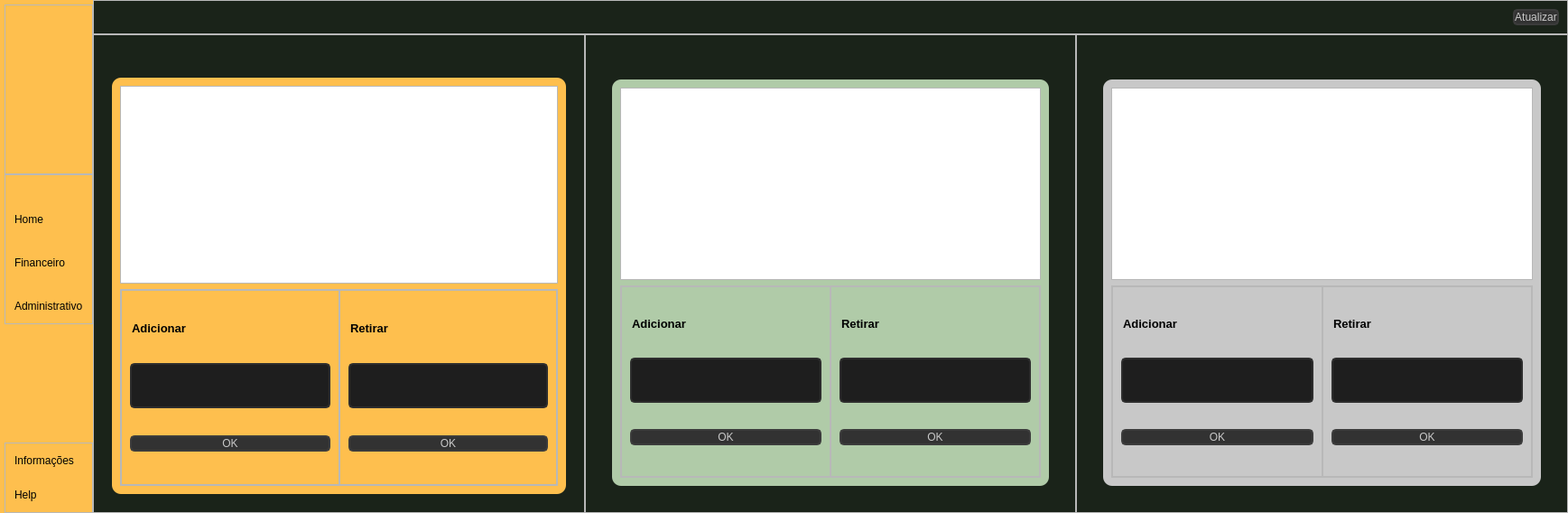
<?xml version="1.0" encoding="UTF-8"?>
<ui version="4.0">
 <class>Mensalidades</class>
 <widget class="QDialog" name="Mensalidades">
  <property name="geometry">
   <rect>
    <x>0</x>
    <y>0</y>
    <width>1737</width>
    <height>568</height>
   </rect>
  </property>
  <property name="windowTitle">
   <string>Dialog</string>
  </property>
  <layout class="QGridLayout" name="gridLayout">
   <property name="leftMargin">
    <number>0</number>
   </property>
   <property name="topMargin">
    <number>0</number>
   </property>
   <property name="rightMargin">
    <number>0</number>
   </property>
   <property name="bottomMargin">
    <number>0</number>
   </property>
   <property name="spacing">
    <number>0</number>
   </property>
   <item row="0" column="0">
    <widget class="QWidget" name="widget" native="true">
     <property name="sizePolicy">
      <sizepolicy hsizetype="Expanding" vsizetype="Expanding">
       <horstretch>0</horstretch>
       <verstretch>0</verstretch>
      </sizepolicy>
     </property>
     <property name="styleSheet">
      <string notr="true"/>
     </property>
     <layout class="QHBoxLayout" name="horizontalLayout">
      <property name="spacing">
       <number>0</number>
      </property>
      <property name="leftMargin">
       <number>0</number>
      </property>
      <property name="topMargin">
       <number>0</number>
      </property>
      <property name="rightMargin">
       <number>0</number>
      </property>
      <property name="bottomMargin">
       <number>0</number>
      </property>
      <item alignment="Qt::AlignLeft">
       <widget class="QWidget" name="leftMenu" native="true">
        <property name="styleSheet">
         <string notr="true">#leftMenu
{
	
	background-color: rgb(254, 191, 78);
}</string>
        </property>
        <layout class="QVBoxLayout" name="verticalLayout_2">
         <property name="spacing">
          <number>0</number>
         </property>
         <property name="leftMargin">
          <number>5</number>
         </property>
         <property name="topMargin">
          <number>0</number>
         </property>
         <property name="rightMargin">
          <number>0</number>
         </property>
         <property name="bottomMargin">
          <number>0</number>
         </property>
         <item alignment="Qt::AlignLeft">
          <widget class="QWidget" name="leftMenuSub" native="true">
           <layout class="QVBoxLayout" name="verticalLayout_3">
            <property name="spacing">
             <number>0</number>
            </property>
            <property name="leftMargin">
             <number>0</number>
            </property>
            <property name="topMargin">
             <number>5</number>
            </property>
            <property name="rightMargin">
             <number>0</number>
            </property>
            <property name="bottomMargin">
             <number>0</number>
            </property>
            <item>
             <widget class="QFrame" name="frame">
              <property name="frameShape">
               <enum>QFrame::StyledPanel</enum>
              </property>
              <property name="frameShadow">
               <enum>QFrame::Raised</enum>
              </property>
              <layout class="QHBoxLayout" name="horizontalLayout_2">
               <property name="spacing">
                <number>0</number>
               </property>
               <property name="leftMargin">
                <number>0</number>
               </property>
               <property name="topMargin">
                <number>0</number>
               </property>
               <property name="rightMargin">
                <number>0</number>
               </property>
               <property name="bottomMargin">
                <number>0</number>
               </property>
               <item alignment="Qt::AlignLeft">
                <widget class="QLabel" name="logo">
                 <property name="maximumSize">
                  <size>
                   <width>166</width>
                   <height>56</height>
                  </size>
                 </property>
                 <property name="styleSheet">
                  <string notr="true">#logo
{
	backgroud-repeat: no-repeat;
backgroud-position: center;
}</string>
                 </property>
                 <property name="text">
                  <string/>
                 </property>
                 <property name="pixmap">
                  <pixmap>../imgplural/nova.png</pixmap>
                 </property>
                 <property name="scaledContents">
                  <bool>true</bool>
                 </property>
                </widget>
               </item>
              </layout>
             </widget>
            </item>
            <item alignment="Qt::AlignTop">
             <widget class="QFrame" name="frame_2">
              <property name="sizePolicy">
               <sizepolicy hsizetype="Preferred" vsizetype="Preferred">
                <horstretch>0</horstretch>
                <verstretch>0</verstretch>
               </sizepolicy>
              </property>
              <property name="frameShape">
               <enum>QFrame::StyledPanel</enum>
              </property>
              <property name="frameShadow">
               <enum>QFrame::Raised</enum>
              </property>
              <layout class="QVBoxLayout" name="verticalLayout_4">
               <property name="spacing">
                <number>0</number>
               </property>
               <property name="leftMargin">
                <number>0</number>
               </property>
               <property name="topMargin">
                <number>10</number>
               </property>
               <property name="rightMargin">
                <number>0</number>
               </property>
               <property name="bottomMargin">
                <number>10</number>
               </property>
               <item>
                <widget class="QPushButton" name="homeButton">
                 <property name="toolTip">
                  <string>Home</string>
                 </property>
                 <property name="styleSheet">
                  <string notr="true">#homeButton
{
	border: none;
	backgroud-color: transparent;
	backgroud: none;
	padding: 2px 10px;
	margin: 0;
	text-align: left;
	margin-top: 30px
}</string>
                 </property>
                 <property name="text">
                  <string>Home</string>
                 </property>
                 <property name="icon">
                  <iconset>
                   <normaloff>../imgplural/feather/home.svg</normaloff>../imgplural/feather/home.svg</iconset>
                 </property>
                 <property name="iconSize">
                  <size>
                   <width>24</width>
                   <height>24</height>
                  </size>
                 </property>
                </widget>
               </item>
               <item>
                <widget class="QPushButton" name="finButton">
                 <property name="toolTip">
                  <string>Financeiro</string>
                 </property>
                 <property name="styleSheet">
                  <string notr="true">#finButton
{
	border: none;
	backgroud-color: transparent;
	backgroud: none;
	padding: 2px 10px;
	margin: 0;
	text-align: left;
	margin-top: 30px
}</string>
                 </property>
                 <property name="text">
                  <string>Financeiro</string>
                 </property>
                 <property name="icon">
                  <iconset>
                   <normaloff>../imgplural/feather/dollar-sign.svg</normaloff>../imgplural/feather/dollar-sign.svg</iconset>
                 </property>
                 <property name="iconSize">
                  <size>
                   <width>24</width>
                   <height>24</height>
                  </size>
                 </property>
                </widget>
               </item>
               <item>
                <widget class="QPushButton" name="admButton">
                 <property name="toolTip">
                  <string>Administrativo</string>
                 </property>
                 <property name="styleSheet">
                  <string notr="true">#admButton
{
	border: none;
	backgroud-color: transparent;
	backgroud: none;
	margin: 0;
	text-align: left;
	padding: 2px 10px;
	margin-top: 30px
}</string>
                 </property>
                 <property name="text">
                  <string>Administrativo</string>
                 </property>
                 <property name="icon">
                  <iconset>
                   <normaloff>../imgplural/feather/archive.svg</normaloff>../imgplural/feather/archive.svg</iconset>
                 </property>
                 <property name="iconSize">
                  <size>
                   <width>24</width>
                   <height>24</height>
                  </size>
                 </property>
                </widget>
               </item>
              </layout>
             </widget>
            </item>
            <item alignment="Qt::AlignBottom">
             <widget class="QFrame" name="frame_3">
              <property name="frameShape">
               <enum>QFrame::StyledPanel</enum>
              </property>
              <property name="frameShadow">
               <enum>QFrame::Raised</enum>
              </property>
              <layout class="QVBoxLayout" name="verticalLayout_5">
               <property name="spacing">
                <number>0</number>
               </property>
               <property name="leftMargin">
                <number>0</number>
               </property>
               <property name="topMargin">
                <number>10</number>
               </property>
               <property name="rightMargin">
                <number>0</number>
               </property>
               <property name="bottomMargin">
                <number>10</number>
               </property>
               <item>
                <widget class="QPushButton" name="infoButton">
                 <property name="toolTip">
                  <string>Help</string>
                 </property>
                 <property name="styleSheet">
                  <string notr="true">#infoButton
{
	border: none;
	backgroud-color: transparent;
	backgroud: none;
	padding: 2px 10px;
	margin: 0;
	text-align: left;
}</string>
                 </property>
                 <property name="text">
                  <string>Informações</string>
                 </property>
                 <property name="icon">
                  <iconset>
                   <normaloff>../imgplural/feather/info.svg</normaloff>../imgplural/feather/info.svg</iconset>
                 </property>
                 <property name="iconSize">
                  <size>
                   <width>24</width>
                   <height>24</height>
                  </size>
                 </property>
                </widget>
               </item>
               <item>
                <widget class="QPushButton" name="helpButton">
                 <property name="toolTip">
                  <string>Help</string>
                 </property>
                 <property name="styleSheet">
                  <string notr="true">#helpButton
{
	border: none;
	backgroud-color: transparent;
	backgroud: none;
	padding: 2px 10px;
	margin: 0;
	text-align: left;
	margin-top: 20px
}</string>
                 </property>
                 <property name="text">
                  <string>Help</string>
                 </property>
                 <property name="icon">
                  <iconset>
                   <normaloff>../imgplural/feather/help-circle.svg</normaloff>../imgplural/feather/help-circle.svg</iconset>
                 </property>
                 <property name="iconSize">
                  <size>
                   <width>24</width>
                   <height>24</height>
                  </size>
                 </property>
                </widget>
               </item>
              </layout>
             </widget>
            </item>
           </layout>
          </widget>
         </item>
        </layout>
       </widget>
      </item>
      <item>
       <widget class="QWidget" name="rightMenu" native="true">
        <property name="sizePolicy">
         <sizepolicy hsizetype="Expanding" vsizetype="Preferred">
          <horstretch>0</horstretch>
          <verstretch>0</verstretch>
         </sizepolicy>
        </property>
        <property name="maximumSize">
         <size>
          <width>16777215</width>
          <height>16777215</height>
         </size>
        </property>
        <property name="styleSheet">
         <string notr="true">#rightMenu
{
	
	background-color: rgb(26, 35, 25);
}</string>
        </property>
        <layout class="QVBoxLayout" name="verticalLayout_11">
         <property name="spacing">
          <number>0</number>
         </property>
         <property name="leftMargin">
          <number>0</number>
         </property>
         <property name="topMargin">
          <number>0</number>
         </property>
         <property name="rightMargin">
          <number>0</number>
         </property>
         <property name="bottomMargin">
          <number>0</number>
         </property>
         <item>
          <widget class="QFrame" name="frame_6">
           <property name="frameShape">
            <enum>QFrame::StyledPanel</enum>
           </property>
           <property name="frameShadow">
            <enum>QFrame::Raised</enum>
           </property>
           <layout class="QVBoxLayout" name="verticalLayout_12">
            <item alignment="Qt::AlignRight">
             <widget class="QPushButton" name="pushButton">
              <property name="styleSheet">
               <string notr="true">#pushButton
{
	background-color: rgb(50, 50, 50);
	border: 2px solid rgb(60, 60, 60);
	border-radius: 5px;
	
	color: rgb(200, 200, 200);
}

#pushButton:hover
{
	background-color: rgb(60, 60, 60);
	border: 2px solid rgb(70, 70, 70);
}

#pushButton:pressed
{
	background-color: rgb(200, 200, 200);

	
	color: rgb(35, 35, 35);
}</string>
              </property>
              <property name="text">
               <string>Atualizar</string>
              </property>
              <property name="icon">
               <iconset>
                <normaloff>../imgplural/iconWhite/refresh-ccw.svg</normaloff>../imgplural/iconWhite/refresh-ccw.svg</iconset>
              </property>
              <property name="iconSize">
               <size>
                <width>40</width>
                <height>40</height>
               </size>
              </property>
             </widget>
            </item>
           </layout>
          </widget>
         </item>
         <item>
          <widget class="QWidget" name="widget_2" native="true">
           <property name="sizePolicy">
            <sizepolicy hsizetype="Preferred" vsizetype="Expanding">
             <horstretch>0</horstretch>
             <verstretch>0</verstretch>
            </sizepolicy>
           </property>
           <layout class="QHBoxLayout" name="horizontalLayout_4">
            <property name="spacing">
             <number>0</number>
            </property>
            <property name="leftMargin">
             <number>0</number>
            </property>
            <property name="topMargin">
             <number>0</number>
            </property>
            <property name="rightMargin">
             <number>0</number>
            </property>
            <property name="bottomMargin">
             <number>0</number>
            </property>
            <item>
             <widget class="QFrame" name="frame_7">
              <property name="frameShape">
               <enum>QFrame::StyledPanel</enum>
              </property>
              <property name="frameShadow">
               <enum>QFrame::Raised</enum>
              </property>
              <layout class="QVBoxLayout" name="verticalLayout">
               <property name="spacing">
                <number>0</number>
               </property>
               <property name="leftMargin">
                <number>0</number>
               </property>
               <property name="topMargin">
                <number>0</number>
               </property>
               <property name="rightMargin">
                <number>0</number>
               </property>
               <property name="bottomMargin">
                <number>0</number>
               </property>
               <item>
                <widget class="QPushButton" name="extensivoBtn">
                 <property name="styleSheet">
                  <string notr="true">#extensivoBtn
{
	border: none;
	backgroud-color: transparent;
	backgroud: none;
	margin: 0;
	margin-bottom: 13px;

}

#extensivoBtn:hover
{
	
	background-color: rgba(200, 200, 200, 200);
	
}</string>
                 </property>
                 <property name="text">
                  <string/>
                 </property>
                 <property name="icon">
                  <iconset>
                   <normaloff>../imgplural/LOGO_extensivo_2022-amarelo.png</normaloff>../imgplural/LOGO_extensivo_2022-amarelo.png</iconset>
                 </property>
                 <property name="iconSize">
                  <size>
                   <width>520</width>
                   <height>75</height>
                  </size>
                 </property>
                </widget>
               </item>
               <item>
                <widget class="QFrame" name="frame_4">
                 <property name="styleSheet">
                  <string notr="true">#frame_4
{
	background-color: rgb(254, 191, 78);
	border-radius: 10px;
	margin-top: 20px;
	margin-left: 20px;
	margin-bottom: 20px;
	margin-right: 20px;
}</string>
                 </property>
                 <property name="frameShape">
                  <enum>QFrame::StyledPanel</enum>
                 </property>
                 <property name="frameShadow">
                  <enum>QFrame::Raised</enum>
                 </property>
                 <layout class="QVBoxLayout" name="verticalLayout_7">
                  <item>
                   <widget class="QTableWidget" name="tw_extensivo">
                    <property name="sizePolicy">
                     <sizepolicy hsizetype="Preferred" vsizetype="Preferred">
                      <horstretch>0</horstretch>
                      <verstretch>0</verstretch>
                     </sizepolicy>
                    </property>
                    <property name="minimumSize">
                     <size>
                      <width>0</width>
                      <height>0</height>
                     </size>
                    </property>
                    <property name="styleSheet">
                     <string notr="true"/>
                    </property>
                   </widget>
                  </item>
                  <item>
                   <widget class="QFrame" name="frame_9">
                    <property name="frameShape">
                     <enum>QFrame::StyledPanel</enum>
                    </property>
                    <property name="frameShadow">
                     <enum>QFrame::Raised</enum>
                    </property>
                    <layout class="QHBoxLayout" name="horizontalLayout_6">
                     <property name="spacing">
                      <number>0</number>
                     </property>
                     <property name="leftMargin">
                      <number>0</number>
                     </property>
                     <property name="topMargin">
                      <number>0</number>
                     </property>
                     <property name="rightMargin">
                      <number>0</number>
                     </property>
                     <property name="bottomMargin">
                      <number>0</number>
                     </property>
                     <item>
                      <widget class="QFrame" name="frame_16">
                       <property name="frameShape">
                        <enum>QFrame::StyledPanel</enum>
                       </property>
                       <property name="frameShadow">
                        <enum>QFrame::Raised</enum>
                       </property>
                       <layout class="QVBoxLayout" name="verticalLayout_19">
                        <item>
                         <widget class="QLineEdit" name="lineEdit">
                          <property name="sizePolicy">
                           <sizepolicy hsizetype="Preferred" vsizetype="Fixed">
                            <horstretch>0</horstretch>
                            <verstretch>0</verstretch>
                           </sizepolicy>
                          </property>
                          <property name="font">
                           <font>
                            <pointsize>10</pointsize>
                            <bold>true</bold>
                           </font>
                          </property>
                          <property name="styleSheet">
                           <string notr="true">#lineEdit
{
	border: none;
	background-color: rgb(254, 191, 78);
	backgroud: none;
	margin: 0;
	text-align: center;
	color: gb(0, 0, 0)
}</string>
                          </property>
                          <property name="text">
                           <string>Adicionar</string>
                          </property>
                         </widget>
                        </item>
                        <item>
                         <widget class="QLineEdit" name="lineEditExtAdd">
                          <property name="styleSheet">
                           <string notr="true">#lineEditExtAdd
{
	border: 2px solid rgb(45, 45, 45);
	border-radius: 5px;
	padding: 15px;
	background-color: rgb(30, 30, 30);
	
	color: rgb(100, 100, 100);
}

#lineEditExtAdd:focus
{
	
	color: rgb(200, 200, 200);
}
</string>
                          </property>
                          <property name="text">
                           <string/>
                          </property>
                         </widget>
                        </item>
                        <item>
                         <widget class="QPushButton" name="pushButtonExtAdd">
                          <property name="sizePolicy">
                           <sizepolicy hsizetype="Minimum" vsizetype="Fixed">
                            <horstretch>0</horstretch>
                            <verstretch>0</verstretch>
                           </sizepolicy>
                          </property>
                          <property name="styleSheet">
                           <string notr="true">#pushButtonExtAdd
{
	background-color: rgb(50, 50, 50);
	border: 2px solid rgb(60, 60, 60);
	border-radius: 5px;
	
	color: rgb(200, 200, 200);
}

#pushButtonExtAdd:hover
{
	background-color: rgb(60, 60, 60);
	border: 2px solid rgb(70, 70, 70);
}
#pushButtonExtAdd:pressed
{
	background-color: rgb(200, 200, 200);

	
	color: rgb(35, 35, 35);
}</string>
                          </property>
                          <property name="text">
                           <string>OK</string>
                          </property>
                         </widget>
                        </item>
                       </layout>
                      </widget>
                     </item>
                     <item>
                      <widget class="QFrame" name="frame_14">
                       <property name="frameShape">
                        <enum>QFrame::StyledPanel</enum>
                       </property>
                       <property name="frameShadow">
                        <enum>QFrame::Raised</enum>
                       </property>
                       <layout class="QVBoxLayout" name="verticalLayout_17">
                        <item>
                         <widget class="QLineEdit" name="lineEdit_2">
                          <property name="font">
                           <font>
                            <pointsize>10</pointsize>
                            <bold>true</bold>
                           </font>
                          </property>
                          <property name="styleSheet">
                           <string notr="true">#lineEdit_2
{
	border: none;
	background-color: rgb(254, 191, 78);
	backgroud: none;
	margin: 0;
	text-align: center;
	color: gb(0, 0, 0)
}</string>
                          </property>
                          <property name="text">
                           <string>Retirar</string>
                          </property>
                         </widget>
                        </item>
                        <item>
                         <widget class="QLineEdit" name="lineEdit_11">
                          <property name="styleSheet">
                           <string notr="true">#lineEdit_11
{
	border: 2px solid rgb(45, 45, 45);
	border-radius: 5px;
	padding: 15px;
	background-color: rgb(30, 30, 30);
	
	color: rgb(100, 100, 100);
}

#lineEdit_11:focus
{
	
	color: rgb(200, 200, 200);
}
</string>
                          </property>
                         </widget>
                        </item>
                        <item>
                         <widget class="QPushButton" name="pushButton_2">
                          <property name="styleSheet">
                           <string notr="true">#pushButton_2
{
	background-color: rgb(50, 50, 50);
	border: 2px solid rgb(60, 60, 60);
	border-radius: 5px;
	
	color: rgb(200, 200, 200);
}

#pushButton_2:hover
{
	background-color: rgb(60, 60, 60);
	border: 2px solid rgb(70, 70, 70);
}
#pushButton_2:pressed
{
	background-color: rgb(200, 200, 200);

	
	color: rgb(35, 35, 35);
}</string>
                          </property>
                          <property name="text">
                           <string>OK</string>
                          </property>
                         </widget>
                        </item>
                       </layout>
                      </widget>
                     </item>
                    </layout>
                   </widget>
                  </item>
                 </layout>
                </widget>
               </item>
              </layout>
             </widget>
            </item>
            <item>
             <widget class="QFrame" name="frame_5">
              <property name="styleSheet">
               <string notr="true"/>
              </property>
              <property name="frameShape">
               <enum>QFrame::StyledPanel</enum>
              </property>
              <property name="frameShadow">
               <enum>QFrame::Raised</enum>
              </property>
              <layout class="QVBoxLayout" name="verticalLayout_6">
               <item>
                <widget class="QPushButton" name="intensivoBtn">
                 <property name="styleSheet">
                  <string notr="true">#intensivoBtn
{
	border: none;
	backgroud-color: transparent;
	backgroud: none;
	margin: 0;
	text-align: center;
}

#intensivoBtn:hover
{
background-color: rgba(200, 200, 200, 200);
}</string>
                 </property>
                 <property name="text">
                  <string/>
                 </property>
                 <property name="icon">
                  <iconset>
                   <normaloff>../imgplural/intensivo-logo.png</normaloff>../imgplural/intensivo-logo.png</iconset>
                 </property>
                 <property name="iconSize">
                  <size>
                   <width>470</width>
                   <height>75</height>
                  </size>
                 </property>
                </widget>
               </item>
               <item>
                <widget class="QFrame" name="frame_10">
                 <property name="styleSheet">
                  <string notr="true">#frame_10
{
	background-color: rgb(176, 203, 168);
	border-radius: 10px;
	margin-top: 20px;
	margin-left: 20px;
	margin-bottom: 20px;
	margin-right: 20px;
}</string>
                 </property>
                 <property name="frameShape">
                  <enum>QFrame::StyledPanel</enum>
                 </property>
                 <property name="frameShadow">
                  <enum>QFrame::Raised</enum>
                 </property>
                 <layout class="QVBoxLayout" name="verticalLayout_8">
                  <item>
                   <widget class="QTableWidget" name="tw_intensivo">
                    <property name="sizePolicy">
                     <sizepolicy hsizetype="Preferred" vsizetype="Preferred">
                      <horstretch>0</horstretch>
                      <verstretch>0</verstretch>
                     </sizepolicy>
                    </property>
                    <property name="minimumSize">
                     <size>
                      <width>0</width>
                      <height>0</height>
                     </size>
                    </property>
                    <property name="styleSheet">
                     <string notr="true"/>
                    </property>
                   </widget>
                  </item>
                  <item>
                   <widget class="QFrame" name="frame_11">
                    <property name="frameShape">
                     <enum>QFrame::StyledPanel</enum>
                    </property>
                    <property name="frameShadow">
                     <enum>QFrame::Raised</enum>
                    </property>
                    <layout class="QHBoxLayout" name="horizontalLayout_3">
                     <property name="spacing">
                      <number>0</number>
                     </property>
                     <property name="leftMargin">
                      <number>0</number>
                     </property>
                     <property name="topMargin">
                      <number>0</number>
                     </property>
                     <property name="rightMargin">
                      <number>0</number>
                     </property>
                     <property name="bottomMargin">
                      <number>0</number>
                     </property>
                     <item>
                      <widget class="QFrame" name="frame_18">
                       <property name="frameShape">
                        <enum>QFrame::StyledPanel</enum>
                       </property>
                       <property name="frameShadow">
                        <enum>QFrame::Raised</enum>
                       </property>
                       <layout class="QVBoxLayout" name="verticalLayout_15">
                        <item>
                         <widget class="QLineEdit" name="lineEdit_4">
                          <property name="font">
                           <font>
                            <pointsize>10</pointsize>
                            <bold>true</bold>
                           </font>
                          </property>
                          <property name="styleSheet">
                           <string notr="true">#lineEdit_4
{
	border: none;
	background-color: rgb(176, 203, 168);
	backgroud: none;
	margin: 0;
	text-align: center;
	color: gb(0, 0, 0)
}</string>
                          </property>
                          <property name="text">
                           <string>Adicionar</string>
                          </property>
                         </widget>
                        </item>
                        <item>
                         <widget class="QLineEdit" name="lineEdit_13">
                          <property name="styleSheet">
                           <string notr="true">#lineEdit_13
{
	border: 2px solid rgb(45, 45, 45);
	border-radius: 5px;
	padding: 15px;
	background-color: rgb(30, 30, 30);
	
	color: rgb(100, 100, 100);
}

#lineEdit_13:focus
{
	
	color: rgb(200, 200, 200);
}
</string>
                          </property>
                         </widget>
                        </item>
                        <item>
                         <widget class="QPushButton" name="pushButton_4">
                          <property name="styleSheet">
                           <string notr="true">#pushButton_4
{
	background-color: rgb(50, 50, 50);
	border: 2px solid rgb(60, 60, 60);
	border-radius: 5px;
	
	color: rgb(200, 200, 200);
}

#pushButton_4:hover
{
	background-color: rgb(60, 60, 60);
	border: 2px solid rgb(70, 70, 70);
}
#pushButton_4:pressed
{
	background-color: rgb(200, 200, 200);

	
	color: rgb(35, 35, 35);
}</string>
                          </property>
                          <property name="text">
                           <string>OK</string>
                          </property>
                         </widget>
                        </item>
                       </layout>
                      </widget>
                     </item>
                     <item>
                      <widget class="QFrame" name="frame_19">
                       <property name="frameShape">
                        <enum>QFrame::StyledPanel</enum>
                       </property>
                       <property name="frameShadow">
                        <enum>QFrame::Raised</enum>
                       </property>
                       <layout class="QVBoxLayout" name="verticalLayout_16">
                        <item>
                         <widget class="QLineEdit" name="lineEdit_5">
                          <property name="font">
                           <font>
                            <pointsize>10</pointsize>
                            <bold>true</bold>
                           </font>
                          </property>
                          <property name="styleSheet">
                           <string notr="true">#lineEdit_5

{
	border: none;
	background-color: rgb(176, 203, 168);
	backgroud: none;
	margin: 0;
	text-align: center;
	color: gb(0, 0, 0)
}</string>
                          </property>
                          <property name="text">
                           <string>Retirar</string>
                          </property>
                         </widget>
                        </item>
                        <item>
                         <widget class="QLineEdit" name="lineEdit_14">
                          <property name="styleSheet">
                           <string notr="true">#lineEdit_14
{
	border: 2px solid rgb(45, 45, 45);
	border-radius: 5px;
	padding: 15px;
	background-color: rgb(30, 30, 30);
	
	color: rgb(100, 100, 100);
}

#lineEdit_14:focus
{
	
	color: rgb(200, 200, 200);
}
</string>
                          </property>
                         </widget>
                        </item>
                        <item>
                         <widget class="QPushButton" name="pushButton_5">
                          <property name="styleSheet">
                           <string notr="true">#pushButton_5
{
	background-color: rgb(50, 50, 50);
	border: 2px solid rgb(60, 60, 60);
	border-radius: 5px;
	
	color: rgb(200, 200, 200);
}

#pushButton_5:hover
{
	background-color: rgb(60, 60, 60);
	border: 2px solid rgb(70, 70, 70);
}
#pushButton_5:pressed
{
	background-color: rgb(200, 200, 200);

	
	color: rgb(35, 35, 35);
}</string>
                          </property>
                          <property name="text">
                           <string>OK</string>
                          </property>
                         </widget>
                        </item>
                       </layout>
                      </widget>
                     </item>
                    </layout>
                   </widget>
                  </item>
                 </layout>
                </widget>
               </item>
              </layout>
             </widget>
            </item>
            <item>
             <widget class="QFrame" name="frame_8">
              <property name="frameShape">
               <enum>QFrame::StyledPanel</enum>
              </property>
              <property name="frameShadow">
               <enum>QFrame::Raised</enum>
              </property>
              <layout class="QVBoxLayout" name="verticalLayout_10">
               <item>
                <widget class="QPushButton" name="medBtn">
                 <property name="styleSheet">
                  <string notr="true">#medBtn
{
	border: none;
	backgroud-color: transparent;
	backgroud: none;
	margin: 0;
	text-align: center;
}

#medBtn:hover
{
	background-color: rgba(200, 200, 200, 200);
}</string>
                 </property>
                 <property name="text">
                  <string/>
                 </property>
                 <property name="icon">
                  <iconset>
                   <normaloff>../imgplural/medBranco.png</normaloff>../imgplural/medBranco.png</iconset>
                 </property>
                 <property name="iconSize">
                  <size>
                   <width>520</width>
                   <height>75</height>
                  </size>
                 </property>
                </widget>
               </item>
               <item>
                <widget class="QFrame" name="frame_12">
                 <property name="styleSheet">
                  <string notr="true">#frame_12
{
	background-color: rgb(200, 200, 200);
	border-radius: 10px;
	margin-top: 20px;
	margin-left: 20px;
	margin-bottom: 20px;
	margin-right: 20px;
}</string>
                 </property>
                 <property name="frameShape">
                  <enum>QFrame::StyledPanel</enum>
                 </property>
                 <property name="frameShadow">
                  <enum>QFrame::Raised</enum>
                 </property>
                 <layout class="QVBoxLayout" name="verticalLayout_9">
                  <item>
                   <widget class="QTableWidget" name="tw_med">
                    <property name="sizePolicy">
                     <sizepolicy hsizetype="Preferred" vsizetype="Preferred">
                      <horstretch>0</horstretch>
                      <verstretch>0</verstretch>
                     </sizepolicy>
                    </property>
                    <property name="minimumSize">
                     <size>
                      <width>0</width>
                      <height>0</height>
                     </size>
                    </property>
                    <property name="styleSheet">
                     <string notr="true"/>
                    </property>
                   </widget>
                  </item>
                  <item>
                   <widget class="QFrame" name="frame_13">
                    <property name="frameShape">
                     <enum>QFrame::StyledPanel</enum>
                    </property>
                    <property name="frameShadow">
                     <enum>QFrame::Raised</enum>
                    </property>
                    <layout class="QHBoxLayout" name="horizontalLayout_5">
                     <property name="spacing">
                      <number>0</number>
                     </property>
                     <property name="leftMargin">
                      <number>0</number>
                     </property>
                     <property name="topMargin">
                      <number>0</number>
                     </property>
                     <property name="rightMargin">
                      <number>0</number>
                     </property>
                     <property name="bottomMargin">
                      <number>0</number>
                     </property>
                     <item>
                      <widget class="QFrame" name="frame_21">
                       <property name="frameShape">
                        <enum>QFrame::StyledPanel</enum>
                       </property>
                       <property name="frameShadow">
                        <enum>QFrame::Raised</enum>
                       </property>
                       <layout class="QVBoxLayout" name="verticalLayout_20">
                        <item>
                         <widget class="QLineEdit" name="lineEdit_7">
                          <property name="font">
                           <font>
                            <pointsize>10</pointsize>
                            <bold>true</bold>
                           </font>
                          </property>
                          <property name="styleSheet">
                           <string notr="true">#lineEdit_7
{
	border: none;
	background-color: rgb(200,200,200);
	backgroud: none;
	margin: 0;
	text-align: center;
	color: gb(0, 0, 0)
}</string>
                          </property>
                          <property name="text">
                           <string>Adicionar</string>
                          </property>
                         </widget>
                        </item>
                        <item>
                         <widget class="QLineEdit" name="lineEdit_16">
                          <property name="styleSheet">
                           <string notr="true">#lineEdit_16
{
	border: 2px solid rgb(45, 45, 45);
	border-radius: 5px;
	padding: 15px;
	background-color: rgb(30, 30, 30);
	
	color: rgb(100, 100, 100);
}

#lineEdit_16:focus
{
	
	color: rgb(200, 200, 200);
}
</string>
                          </property>
                         </widget>
                        </item>
                        <item>
                         <widget class="QPushButton" name="pushButton_7">
                          <property name="styleSheet">
                           <string notr="true">#pushButton_7
{
	background-color: rgb(50, 50, 50);
	border: 2px solid rgb(60, 60, 60);
	border-radius: 5px;
	
	color: rgb(200, 200, 200);
}

#pushButton_7:hover
{
	background-color: rgb(60, 60, 60);
	border: 2px solid rgb(70, 70, 70);
}
#pushButton_7:pressed
{
	background-color: rgb(200, 200, 200);

	
	color: rgb(35, 35, 35);
}</string>
                          </property>
                          <property name="text">
                           <string>OK</string>
                          </property>
                         </widget>
                        </item>
                       </layout>
                      </widget>
                     </item>
                     <item>
                      <widget class="QFrame" name="frame_22">
                       <property name="frameShape">
                        <enum>QFrame::StyledPanel</enum>
                       </property>
                       <property name="frameShadow">
                        <enum>QFrame::Raised</enum>
                       </property>
                       <layout class="QVBoxLayout" name="verticalLayout_21">
                        <item>
                         <widget class="QLineEdit" name="lineEdit_8">
                          <property name="font">
                           <font>
                            <pointsize>10</pointsize>
                            <bold>true</bold>
                           </font>
                          </property>
                          <property name="styleSheet">
                           <string notr="true">#lineEdit_8

{
	border: none;
	background-color: rgb(200,200,200);
	backgroud: none;
	margin: 0;
	text-align: center;
	color: gb(0, 0, 0)
}</string>
                          </property>
                          <property name="text">
                           <string>Retirar </string>
                          </property>
                         </widget>
                        </item>
                        <item>
                         <widget class="QLineEdit" name="lineEdit_17">
                          <property name="styleSheet">
                           <string notr="true">#lineEdit_17
{
	border: 2px solid rgb(45, 45, 45);
	border-radius: 5px;
	padding: 15px;
	background-color: rgb(30, 30, 30);
	
	color: rgb(100, 100, 100);
}

#lineEdit_17:focus
{
	
	color: rgb(200, 200, 200);
}
</string>
                          </property>
                         </widget>
                        </item>
                        <item>
                         <widget class="QPushButton" name="pushButton_8">
                          <property name="styleSheet">
                           <string notr="true">#pushButton_8
{
	background-color: rgb(50, 50, 50);
	border: 2px solid rgb(60, 60, 60);
	border-radius: 5px;
	
	color: rgb(200, 200, 200);
}

#pushButton_8:hover
{
	background-color: rgb(60, 60, 60);
	border: 2px solid rgb(70, 70, 70);
}
#pushButton_8:pressed
{
	background-color: rgb(200, 200, 200);

	
	color: rgb(35, 35, 35);
}</string>
                          </property>
                          <property name="text">
                           <string>OK</string>
                          </property>
                         </widget>
                        </item>
                       </layout>
                      </widget>
                     </item>
                    </layout>
                   </widget>
                  </item>
                 </layout>
                </widget>
               </item>
              </layout>
             </widget>
            </item>
           </layout>
          </widget>
         </item>
        </layout>
       </widget>
      </item>
     </layout>
    </widget>
   </item>
  </layout>
 </widget>
 <resources/>
 <connections/>
</ui>
